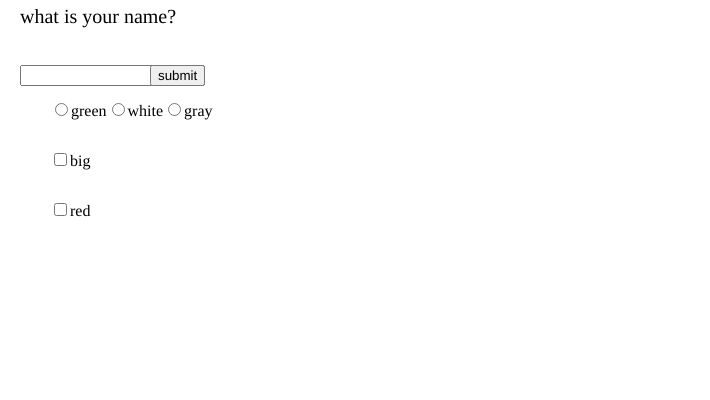
Frame 1 (no input)
Frame 60 (no input): identical to frame 1, image omitted
Frame 120 (the mouse pressed at the canvas centre since frame 60): identical to frame 1, image omitted

The p5.js sketch that drew this single still picture (run headless with seeded random() and noise() and a simulated clock; from frame 60 on, the mouse is pressed at the canvas centre):

// p5.js sketch
// ── sketch.js
/*
 * @name Input and Button
 * @description You will need to include the 
 * <a href="http://p5js.org/reference/#/libraries/p5.dom">p5.dom library</a>
 * for this example to work in your own project.<br><br>
 * Input text and click the button to see it affect the the canvas.
 */
var input, button, greeting;
var radio, bigTextCheck, redTextCheck;

function setup() {

  // create canvas
  createCanvas(710, 400);

  input = createInput();
  input.position(20, 65);

  button = createButton('submit');
  button.position(150, 65);
  button.mousePressed(greet);
  
  radio = createRadio();
  radio.option("green");
  radio.option("white");
  radio.option("gray");
  radio.position(50, 100);
  
  bigTextCheck = createCheckbox('big', false);
  bigTextCheck.changed(makeBig);
  bigTextCheck.position(50, 150);
  
  redTextCheck = createCheckbox('red', false);
  redTextCheck.changed(makeRed);
  redTextCheck.position(50, 200);

  greeting = createElement('span', 'what is your name?');
  greeting.style('font-size:20px;');
  greeting.position(20, 5);

  textAlign(CENTER)
  textSize(50);
}

function makeBig()
{
  if(bigTextCheck.checked())
  {
    greeting.style('font-size:40px;');
  }
  else
  {
    greeting.style('font-size:20px;');
  }
}

function makeRed()
{
  if(redTextCheck.checked())
  {
    greeting.style('color:red;');
  }
  else
  {
    greeting.style('color:black;');
  }
}

function draw() {
  var val = radio.value();
  background(val);
}

function greet() {
  var name = input.value();
  greeting.html('hello '+name+'!');
  input.value('');

  for (var i=0; i<200; i++) {
    push();
    fill(random(255), 255, 255);
    translate(random(width), random(height));
    rotate(random(2*PI));
    text(name, 0, 0);
    pop();
  }
}
